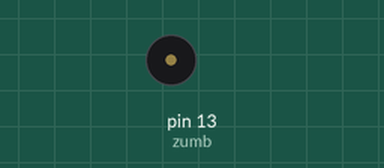
Bench run of a sketch on a simulated Arduino Uno, built with avr-gcc and run on an emulated ATmega328P. On the bench: buzzer (waves = sounding, pin HIGH).

Above: at 0.7 s.
At 5.65 s:
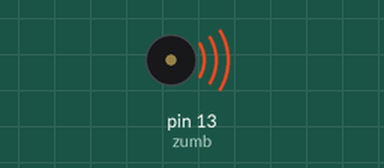
Timing chart, 0 to 6.0 s (numbered marks = the images above):
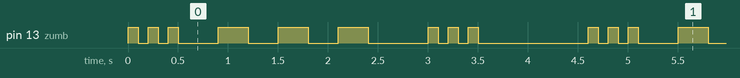

Measured:
- by itself, pin 13 (zumb): repeats every 4.6 s: 2 × (LOW 0.10 s, HIGH 0.10 s), LOW 0.40 s, 2 × (HIGH 0.30 s, LOW 0.30 s), HIGH 0.30 s, LOW 0.60 s, 2 × (HIGH 0.10 s, LOW 0.10 s), HIGH 0.10 s, LOW 1.1 s, HIGH 0.10 s
- by itself, everything shown: repeats every 4.6 s, in 18 steps

The sketch:

SOS_Solucion1.ino
```cpp
/*Se trata de un zumbador que en código morse (pitidos largos/cortos) especifica una palabra,
en nuestro caso SOS. Para el que no lo sepa, la S son tres señales acústicas de corta
duración y la O tres señales acústica de larga duración.
El zumbador debe estar conectado al pin 13, los pitidos cortos tendrán una duración de 100ms
y los largos 300 ms. Entre letra y letra debe pasar un tiempo de 300 ms y entre SOSs debe haber
un tiempo de 1000 ms.
Nota: Debes usar variables para guardar los tiempos que vas a usar*/

int corto=100; //Declara la variable de argumento entero
// "corto" y la inicializa con el valor 100 (letra S)
int pausa=300;//tiempo entre letra y letra
int largo=300;
//variable de argumento entero "largo" y
//la inicializa con el valor 300 (letra O)
int espera=1000;
//variable argumento entero "espera" y la inicializa con el
//valor 1000 (tiempo entre SOS - SOS)
int n=0;
int zumb=13; //PIN digital al que conectamos el zumbador

void setup(){ //comienza la configuracion
  pinMode(zumb,OUTPUT);
}
void loop(){
  for(n=0;n<3;n++){ //Iteracion en la que la variable n comienza con el valor 0
    digitalWrite(zumb, HIGH); // y va aumentando en 1 en cada ciclo hasta que toma el valor 2,
    delay(corto); // con lo que las instrucciones comprendidas entre los corchetes
    digitalWrite(zumb,LOW); // se repiten 3 veces
    delay(corto);
  }
  delay(pausa); //Tiempo entre letras
  for(n=0;n<3;n++){ //Aqui esta la O
    digitalWrite(zumb, HIGH);
    delay(largo);
    digitalWrite(zumb,LOW);
    delay(largo);
  }
  delay(pausa);
  for(n=0;n<3;n++){
    digitalWrite(zumb, HIGH);
    delay(corto);
    digitalWrite(zumb,LOW);
    delay(corto);
  }
  delay(espera); //Tiempo hasta repetir SOS de nuevo
}
```
